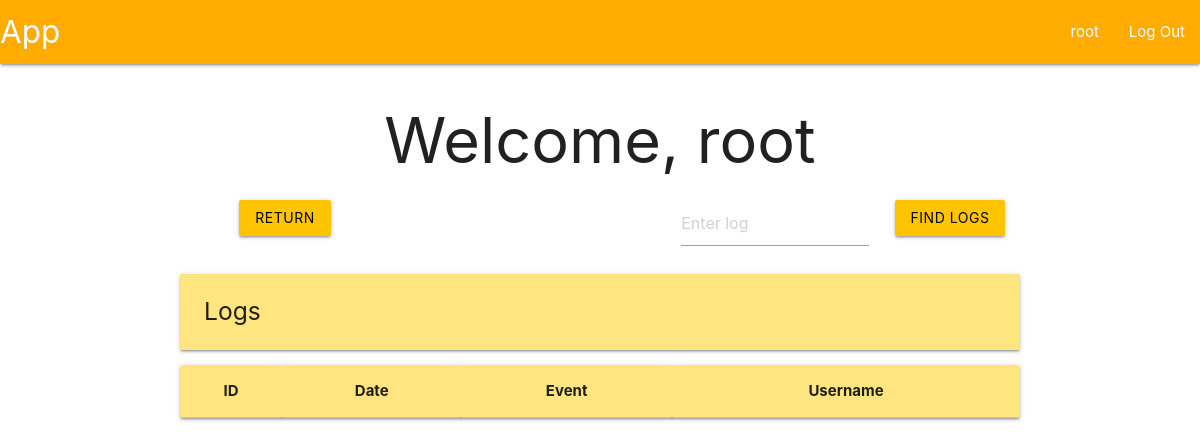
The app's page /logger (signed in), older data.
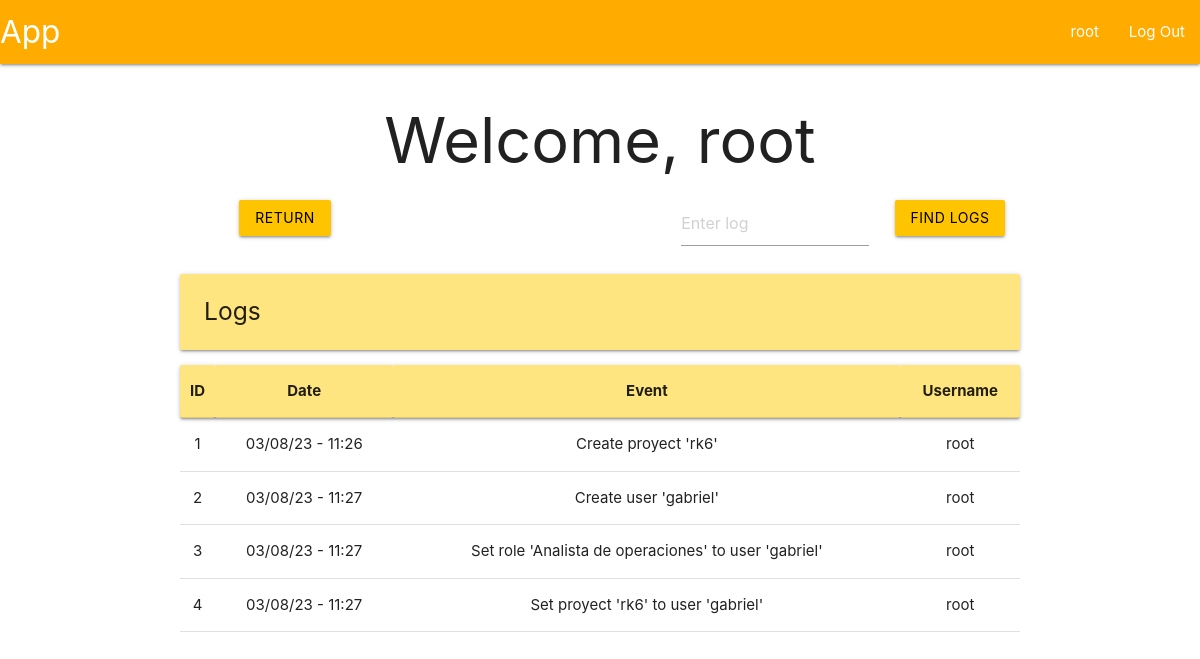
The same page, newer data.
### tables this page shows
CREATE TABLE user (
    id INTEGER PRIMARY KEY AUTOINCREMENT,
    username TEXT UNIQUE NOT NULL,
    firstname TEXT NOT NULL,
    secondname TEXT NOT NULL,
    password TEXT NOT NULL,
    roleId INTEGER,
    proyId INTEGER,
    auth INTEGER,

    FOREIGN KEY (roleId) REFERENCES roles(id),
    FOREIGN KEY (proyId) REFERENCES proyect(id)
);

CREATE TABLE logger (
    id INTEGER PRIMARY KEY AUTOINCREMENT,
    event TEXT NOT NULL,
    date TEXT NOT NULL,
    user TEXT NOT NULL
);

### app/logger.py (the view, shortened to what this page needs)
@bp.route('/logger', methods=('POST', 'GET'))
@login_required
def logger_index():
    db = get_db()
    logs = db.execute(
        'SELECT * FROM logger'
    ).fetchall()
    if g.user['roleId'] != 1:
        logs = db.execute(
            'SELECT * FROM logger WHERE user = ?',
            (g.user['username'],)
        ).fetchall()
    return render_template('index/logger/loggerIndex.html', logs = utilities.dataForLoggerTable(logs))

### app/auth.py (called while the page is built)
@bp.before_app_request
def load_logged_in_user():
    user_id = session.get('user_id')
    if user_id is None:
        g.user = None
    else:
        g.user = get_db().execute(
            "SELECT * FROM user WHERE id = ?",
            (user_id,)
        ).fetchone()

def login_required(view):
    @functools.wraps(view)
    def wrapped_view(**kwargs):
        if g.user is None:
            return redirect(url_for('auth.login'))
        return view(**kwargs)
    return wrapped_view

### app/db.py (called while the page is built)
def get_db():
    if 'db' not in g:
        g.db = sqlite3.connect(
            current_app.config['DATABASE'],
            detect_types = sqlite3.PARSE_DECLTYPES
        )
        g.db.row_factory = sqlite3.Row
    return g.db

### app/utilities.py (called while the page is built)
def dataForLoggerTable(logs):
    data = []
    for log in logs:
        data.append(
            {
                'id': log['id'],
                'date': log['date'],
                'event': log['event'],
                'user': log['user']
            }
        )
    return data

### app/templates/index/logger/loggerIndex.html
{% extends 'base.html' %}
{% block header %}
  <h1> {% block title %}Welcome, {{ g.user['username'] }} {% endblock %}</h1>
{% endblock %}
{% block content %}
<div class="row">
  <form method="POST">
    <div class="col s3">
      <input class="btn waves-effect waves-ligth amber accent-3 black-text" name="return" type="submit" value="Return">
    </div>
  </form>
  <form method="POST">
    <div class="col s3 offset-s4">
      <input placeholder="Enter log" name="find-log" id="log">
    </div>
    <div class="col s2">
      <input class="btn waves-effect waves-ligth amber accent-3 black-text" type="submit" value="Find logs">
    </div>
  </form>
</div>
<div class="left-align">
  <h5 class="card-panel amber accent-1">Logs</h5>
</div>
<table class="centered">
  <thead class="card-panel amber accent-1">
    <tr>
      <th>ID</th>
      <th>Date</th>
      <th>Event</th>
      <th>Username</th>
    </tr>
  </thead>
  <tbody>
    {% for log in logs %}
      <tr>
        <td>{{ log['id'] }}</td>
        <td>{{ log['date'] }}</td>
        <td>{{ log['event'] }}</td>
        <td>{{ log['user'] }}</td>
       </tr>
     {% endfor %}
  </tbody>
</table>
{% endblock %}

### app/templates/base.html (shortened to what this page needs)
<!DOCTYPE html>
<link rel="stylesheet" href="{{ url_for('static', filename='materialize.css') }}">
<link rel="stylesheet" href="{{ url_for('static', filename='style.css') }}">
<nav>
    <div class="nav-wrapper amber accent-4">
      <a href="#" class="brand-logo">App</a>
      <ul class="right hide-n black-text text-black">
        {% if g.user %}
            <li><a href="{{ url_for('user.profile')}}"<span>{{ g.user['username'] }}</span></a>
            <li><a href="{{ url_for('auth.logout') }}">Log Out</a>
        {% else %}
            <li><a href="{{ url_for('auth.register') }}">Register</a>
            <li><a href="{{ url_for('auth.login') }}">Log In</a>
        {% endif %}
      </ul>
    </div>
</nav>
<section class="content container center-align">
    <header>
        {% block header %}{% endblock %}
    </header>
    {% block content %}{% endblock %}
</section>

Row changes from the older to the newer data that the page shows:
added logger: id "1", date "03/08/23 - 11:26", event "Create proyect 'rk6'", user "root"
added logger: id "2", date "03/08/23 - 11:27", event "Create user 'gabriel'", user "root"
added logger: id "3", date "03/08/23 - 11:27", event "Set role 'Analista de operaciones' to user 'gabriel'", user "root"
added logger: id "4", date "03/08/23 - 11:27", event "Set proyect 'rk6' to user 'gabriel'", user "root"
